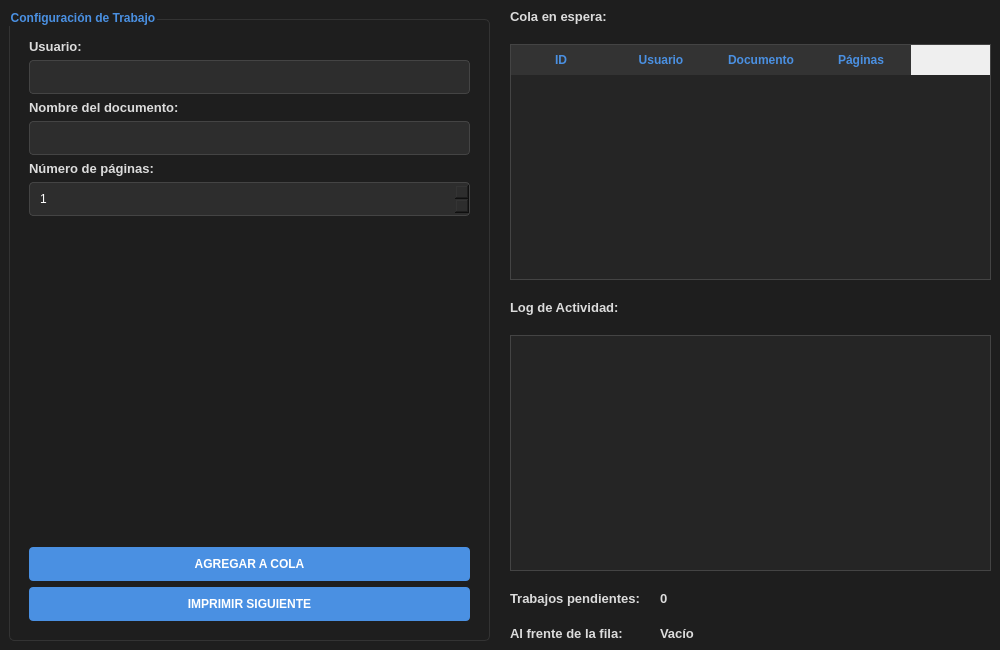
<?xml version="1.0" encoding="UTF-8"?>
<ui version="4.0">
 <class>MainWindow</class>
 <widget class="QMainWindow" name="MainWindow">
  <property name="geometry">
   <rect>
    <x>0</x>
    <y>0</y>
    <width>1000</width>
    <height>650</height>
   </rect>
  </property>
  <property name="windowTitle">
   <string>Sistema de Gestión de Impresión - Piel Impresa Suite</string>
  </property>
  <property name="styleSheet">
   <string notr="true">
    QMainWindow { background-color: #1e1e1e; }
    QGroupBox { color: #4a90e2; font-weight: bold; border: 1px solid #333; margin-top: 10px; padding: 10px; border-radius: 5px; }
    QLabel { color: #dcdcdc; font-size: 13px; font-weight: 500; }
    QLineEdit, QSpinBox { background-color: #2d2d2d; border: 1px solid #444; color: #fff; padding: 8px; border-radius: 4px; }
    QPushButton { background-color: #4a90e2; color: #fff; font-weight: bold; border-radius: 4px; padding: 10px; }
    QPushButton:hover { background-color: #357abd; }
    QTableWidget { background-color: #252525; alternate-background-color: #2d2d2d; border: 1px solid #444; color: #fff; }
    QHeaderView::section { background-color: #333; color: #4a90e2; padding: 6px; border: none; font-weight: bold; }
    QTextEdit { background-color: #252525; border: 1px solid #444; color: #a9b7c6; font-family: 'Consolas', monospace; padding: 5px; }
   </string>
  </property>
  <widget class="QWidget" name="centralwidget">
   <layout class="QHBoxLayout" name="mainLayout">
    <property name="spacing"><number>20</number></property>
    <item>
     <widget class="QGroupBox" name="grpControles">
      <property name="title"><string>Configuración de Trabajo</string></property>
      <layout class="QVBoxLayout" name="layoutIzquierdo">
       <item><widget class="QLabel" name="l_u"><property name="text"><string>Usuario:</string></property></widget></item>
       <item><widget class="QLineEdit" name="txtUsuario"/></item>
       <item><widget class="QLabel" name="l_d"><property name="text"><string>Nombre del documento:</string></property></widget></item>
       <item><widget class="QLineEdit" name="txtDocumento"/></item>
       <item><widget class="QLabel" name="l_p"><property name="text"><string>Número de páginas:</string></property></widget></item>
       <item><widget class="QSpinBox" name="spinPaginas"><property name="minimum"><number>1</number></property></widget></item>
       <item><spacer name="spacer1"><property name="orientation"><enum>Qt::Vertical</enum></property><property name="sizeHint" stdset="0"><size><width>20</width><height>40</height></size></property></spacer></item>
       <item><widget class="QPushButton" name="btnAgregar"><property name="text"><string>AGREGAR A COLA</string></property></widget></item>
       <item><widget class="QPushButton" name="btnImprimir"><property name="text"><string>IMPRIMIR SIGUIENTE</string></property></widget></item>
      </layout>
     </widget>
    </item>
    <item>
     <layout class="QVBoxLayout" name="layoutDerecho">
      <item><widget class="QLabel" name="l_cola"><property name="text"><string>Cola en espera:</string></property></widget></item>
      <item>
       <widget class="QTableWidget" name="tblCola">
        <property name="columnCount"><number>4</number></property>
        <column><property name="text"><string>ID</string></property></column>
        <column><property name="text"><string>Usuario</string></property></column>
        <column><property name="text"><string>Documento</string></property></column>
        <column><property name="text"><string>Páginas</string></property></column>
       </widget>
      </item>
      <item><widget class="QLabel" name="l_log"><property name="text"><string>Log de Actividad:</string></property></widget></item>
      <item><widget class="QTextEdit" name="txtLog"><property name="readOnly"><bool>true</bool></property></widget></item>
      <item>
       <layout class="QFormLayout" name="formLayoutStatus">
        <item row="0" column="0"><widget class="QLabel" name="label_1"><property name="text"><string>Trabajos pendientes:</string></property></widget></item>
        <item row="0" column="1"><widget class="QLabel" name="lblTotal"><property name="text"><string>0</string></property></widget></item>
        <item row="1" column="0"><widget class="QLabel" name="label_2"><property name="text"><string>Al frente de la fila:</string></property></widget></item>
        <item row="1" column="1"><widget class="QLabel" name="lblFrente"><property name="text"><string>Vacío</string></property></widget></item>
       </layout>
      </item>
     </layout>
    </item>
   </layout>
  </widget>
 </widget>
</ui> 
